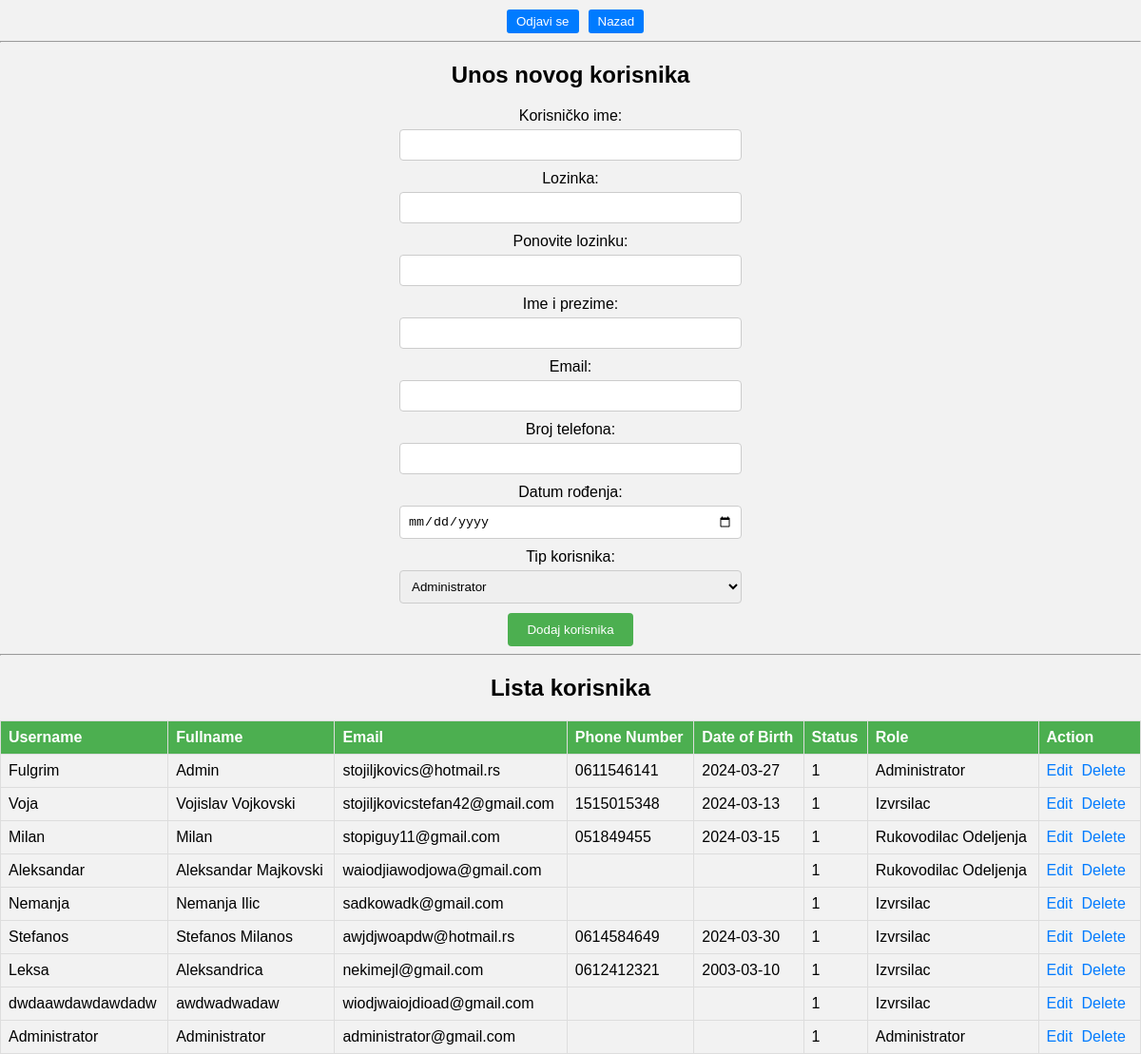
The page /Projekat_PHP/_administrator/users.php on the database its author committed.
### tables this page shows
CREATE TABLE `users` (
  `id` int(11) UNSIGNED NOT NULL,
  `role_type_id` int(10) UNSIGNED NOT NULL,
  `username` varchar(20) NOT NULL,
  `password` varchar(255) NOT NULL,
  `full_name` varchar(50) NOT NULL,
  `email` varchar(255) NOT NULL,
  `phone_number` varchar(255) DEFAULT NULL,
  `date_of_birth` date DEFAULT NULL,
  `token` varchar(255) NOT NULL,
  `token_creation_time` timestamp NOT NULL DEFAULT current_timestamp(),
  `status` tinyint(4) NOT NULL DEFAULT 0
);

CREATE TABLE `roles` (
  `id` int(10) UNSIGNED NOT NULL,
  `name` varchar(80) NOT NULL
);

### Projekat_PHP/includes/Database.php (called while the page is built, shortened)
<?php
require_once __DIR__.'/Factory.php';
class Database {
	private $db = null;
	private static $database = null;
	public static function getInstance() {
		if(self::$database === null)
			self::$database = new Database(DBNAME, HOST, USER, PASS);
		return self::$database;
	}
	public function __construct($dbname = null, $host = null, $user = null, $pass = null) {
		try {
			if($dbname === null || $host === null || $user === null || $pass === null) {
				$this->db = new PDO(
					'mysql:dbname='.DBNAME.';host='.HOST,
					USER,
					PASS,
					array(PDO::MYSQL_ATTR_INIT_COMMAND => "SET NAMES 'UTF8'")
				);
			} else {
				$this->db = new PDO(
					'mysql:dbname='.$dbname.';host='.$host,
					$user,
					$pass,
					array(PDO::MYSQL_ATTR_INIT_COMMAND => "SET NAMES 'UTF8'")
				);
			}
			$this->db->setAttribute(PDO::ATTR_ERRMODE, PDO::ERRMODE_EXCEPTION);
		} catch (\PDOException $e) {
			$this->exception = $e->getMessage();
		}
	}
	public function select($class, $query, $params = []) {
		$result = $this->db->prepare($query);
		$result->execute();
		$result->setFetchMode(PDO::FETCH_CLASS, $class);
		$arr = [];
		while($object = $result->fetch())
			array_push($arr, $object);
		return $arr;
	}
}

### Projekat_PHP/classes/Roles.php (called while the page is built, shortened)
<?php
require_once __DIR__ . '/../includes/Database.php';
class Roles
{
    public static function getAllRoles()
    {
        $database = Database::getInstance();
        $roles = $database->select('roles', 'SELECT id, name FROM roles');
        return $roles;
    }
}

### Projekat_PHP/includes/Factory.php (called while the page is built, shortened)
<?php
class Factory {
	public static $app_path = __DIR__.DS.'..';
	public static function autoload($class, $autoload = true) {
		$paths = [
			'tabele',
			'includes'
		];
		foreach($paths as $path) {
			$file = self::$app_path.DS.$path.DS.$class.'.php';
		}
		return false;
	}
}

### Projekat_PHP/classes/User.php (called while the page is built, shortened)
<?php
require_once __DIR__ . '/../includes/Database.php';
class User
{
    public static function getAllUsers()
    {
        $database = Database::getInstance();
        $query = 'SELECT * FROM users';
        $users = $database->select('User', $query);
        return $users;
    }
}

### Projekat_PHP/_administrator/users.php (the view, shortened to what this page needs)
<?php
require_once __DIR__ . '/../includes/Database.php';
require_once __DIR__ . '/../classes/Roles.php';
require_once __DIR__ . '/../classes/User.php';
$roles = Roles::getAllRoles();
$users = User::getAllUsers();
?>
<!DOCTYPE html>
<html lang="en">
<head>
</head>
<body>
<nav>
    <form action="../logistics/logout_logistics.php" method="post">
        <button class="nav-button" type="submit">Odjavi se</button>
    </form>
    <form action="../_rukovodilac/rukovodilac_dashboard.php" method="get">
        <button class="nav-button" type="submit">Nazad</button>
    </form>
</nav>
<hr>
<div>
    <h2 style="text-align: center;">Unos novog korisnika</h2>
    <form action="add_user_logistics.php" method="POST" style="margin: 0 auto; text-align: center;">
        <label for="username">Korisničko ime:</label>
        <input type="text" id="username" name="username" required><br>
        <label for="password">Lozinka:</label>
        <input type="password" id="password" name="password" required><br>
        <label for="password">Ponovite lozinku:</label>
        <input type="password" id="password_repeat" name="password_repeat" required><br>
        <label for="fullname">Ime i prezime:</label>
        <input type="text" id="fullname" name="fullname" required><br>
        <label for="email">Email:</label>
        <input type="email" id="email" name="email" required><br>
        <label for="phone_number">Broj telefona:</label>
        <input type="text" id="phone_number" name="phone_number"><br>
        <label for="date_of_birth">Datum rođenja:</label>
        <input type="date" id="date_of_birth" name="date_of_birth"><br>
        <label for="role">Tip korisnika:</label>
        <select id="role" name="role" required>
            <?php foreach ($roles as $role): ?>
                <option value="<?php echo $role->id; ?>"><?php echo $role->name; ?></option>
            <?php endforeach; ?>
        </select><br>
        <button type="submit" style="">Dodaj korisnika</button>
    </form>
</div>
<hr>
<h2>Lista korisnika</h2>
<table>
    <thead>
    <tr>
        <th>Username</th>
        <th>Fullname</th>
        <th>Email</th>
        <th>Phone Number</th>
        <th>Date of Birth</th>
        <th>Status</th>
        <th>Role</th>
        <th>Action</th>
    </tr>
    </thead>
    <tbody>
    <?php foreach ($users as $user): ?>
        <tr>
            <td><?php echo $user->username; ?></td>
            <td><?php echo $user->full_name; ?></td>
            <td><?php echo $user->email; ?></td>
            <td><?php echo $user->phone_number; ?></td>
            <td><?php echo $user->date_of_birth; ?></td>
            <td><?php echo $user->status; ?></td>
            <td>
                <?php
                foreach ($roles as $role) {
                    if ($role->id === $user->role_type_id) {
                        echo $role->name;
                        break;
                    }
                }
                ?>
            </td>
            <td>
                <a href="edit_user.php?user_id=<?php echo $user->id; ?>">Edit</a>
                <a href="delete_user.php?user_id=<?php echo $user->id; ?>">Delete</a>
            </td>
        </tr>
    <?php endforeach; ?>
    </tbody>
</table>
</body>
</html>

### Projekat_PHP/_administrator/users.php (style rules this page uses)
body { font-family: Arial, sans-serif; background-color: #f2f2f2; margin: 0; padding: 0; }
h2 { text-align: center; margin-top: 20px; }
form { margin-bottom: 20px; text-align: center; }
label { display: block; margin-bottom: 5px; }
div { width: 30%; margin: 0 auto; }
div button { background-color: #4CAF50; color: white; padding: 10px 20px; border: none; border-radius: 4px; cursor: pointer; }
div input,select { width: 100%; padding: 8px; margin-bottom: 10px; border: 1px solid #ccc; border-radius: 4px; box-sizing: border-box; }
table { width: 100%; border-collapse: collapse; margin-top: 20px; }
th, td { border: 1px solid #ddd; padding: 8px; text-align: left; }
th { background-color: #4CAF50; color: white; }
tr:nth-child(even) { background-color: #f2f2f2; }
a { text-decoration: none; margin-right: 5px; color: #007bff; }
nav { display: flex; margin-top: 10px; margin-bottom: -20px; justify-content: center; }
.nav-button { padding: 5px 10px; background-color: #007bff; color: #ffffff; border: none; border-radius: 3px; cursor: pointer; transition: background-color 0.3s; margin-left: 10px; }

### rows shown on the page
users: username "Fulgrim", full_name "Admin", email "stojiljkovics@hotmail.rs", phone_number "0611546141", date_of_birth "2024-03-27", status "1"
roles: name "Administrator"
users: username "Voja", full_name "Vojislav Vojkovski", email "stojiljkovicstefan42@gmail.com", phone_number "1515015348", date_of_birth "2024-03-13", status "1"
roles: name "Izvrsilac"
users: username "Milan", full_name "Milan", email "stopiguy11@gmail.com", phone_number "051849455", date_of_birth "2024-03-15", status "1"
roles: name "Rukovodilac Odeljenja"
users: username "Aleksandar", full_name "Aleksandar Majkovski", email "waiodjiawodjowa@gmail.com", status "1"
users: username "Nemanja", full_name "Nemanja Ilic", email "sadkowadk@gmail.com", status "1"
users: username "Stefanos", full_name "Stefanos Milanos", email "awjdjwoapdw@hotmail.rs", phone_number "0614584649", date_of_birth "2024-03-30", status "1"
users: username "Leksa", full_name "Aleksandrica", email "nekimejl@gmail.com", phone_number "0612412321", date_of_birth "2003-03-10", status "1"
users: username "dwdaawdawdawdadw", full_name "awdwadwadaw", email "wiodjwaiojdioad@gmail.com", status "1"
users: username "Administrator", full_name "Administrator", email "administrator@gmail.com", status "1"

### other values the page prints
form field role "Administrator"
